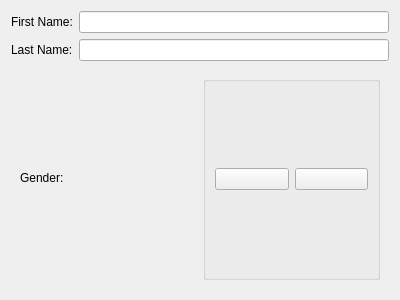
<?xml version="1.0" encoding="UTF-8"?>
<ui version="4.0">
 <class>PersonIdentificationWizardPage</class>
 <widget class="QWizardPage" name="PersonIdentificationWizardPage">
  <property name="geometry">
   <rect>
    <x>0</x>
    <y>0</y>
    <width>400</width>
    <height>300</height>
   </rect>
  </property>
  <property name="windowTitle">
   <string>WizardPage</string>
  </property>
  <layout class="QGridLayout" name="gridLayout">
   <item row="0" column="1">
    <widget class="QLineEdit" name="firstNameLineEdit"/>
   </item>
   <item row="0" column="0">
    <widget class="QLabel" name="label">
     <property name="text">
      <string>First Name:</string>
     </property>
    </widget>
   </item>
   <item row="1" column="0">
    <widget class="QLabel" name="label_2">
     <property name="text">
      <string>Last Name:</string>
     </property>
    </widget>
   </item>
   <item row="1" column="1">
    <widget class="QLineEdit" name="lastNameLineEdit"/>
   </item>
   <item row="2" column="0" colspan="2">
    <widget class="QWidget" name="genderWidget" native="true">
     <layout class="QGridLayout" name="gridLayout_3">
      <item row="0" column="1">
       <widget class="QGroupBox" name="groupBox">
        <property name="title">
         <string/>
        </property>
        <layout class="QGridLayout" name="gridLayout_2">
         <item row="0" column="0">
          <widget class="QPushButton" name="feminineGenderButton">
           <property name="text">
            <string/>
           </property>
           <property name="icon">
            <iconset resource="../resources.qrc">
             <normaloff>:/images/gender_feminine.png</normaloff>:/images/gender_feminine.png</iconset>
           </property>
           <property name="checkable">
            <bool>true</bool>
           </property>
           <property name="autoExclusive">
            <bool>true</bool>
           </property>
          </widget>
         </item>
         <item row="0" column="1">
          <widget class="QPushButton" name="masculineGenderButton">
           <property name="text">
            <string/>
           </property>
           <property name="icon">
            <iconset resource="../resources.qrc">
             <normaloff>:/images/gender_masculine.png</normaloff>:/images/gender_masculine.png</iconset>
           </property>
           <property name="checkable">
            <bool>true</bool>
           </property>
           <property name="autoExclusive">
            <bool>true</bool>
           </property>
          </widget>
         </item>
        </layout>
       </widget>
      </item>
      <item row="0" column="0">
       <widget class="QLabel" name="label_3">
        <property name="text">
         <string>Gender:</string>
        </property>
       </widget>
      </item>
     </layout>
    </widget>
   </item>
  </layout>
 </widget>
 <resources>
  <include location="../resources.qrc"/>
 </resources>
 <connections/>
</ui>
